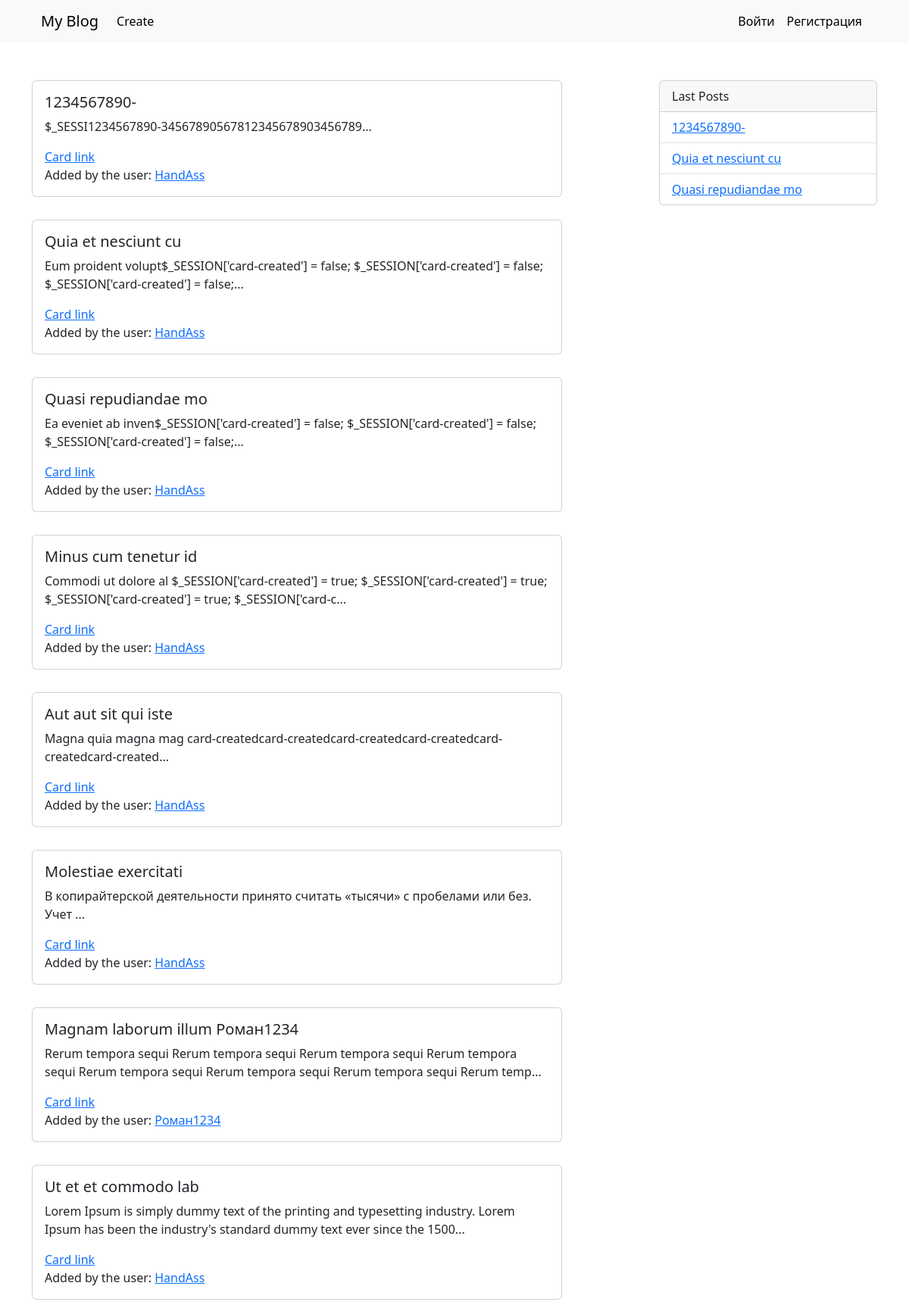
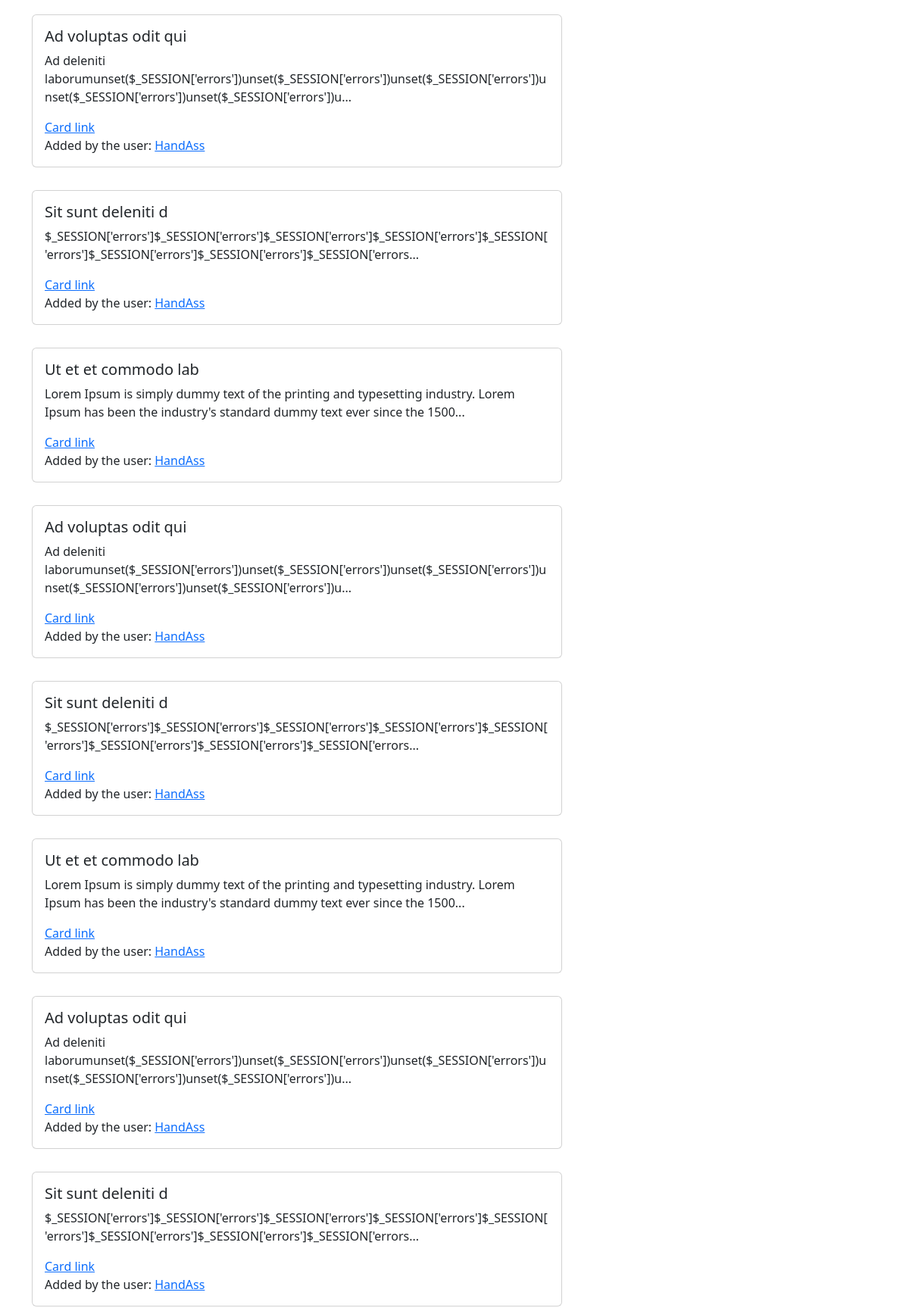
The page / (upper part) on the database its author committed (2 pictures, top to bottom).
### tables this page shows
CREATE TABLE `cards` (
  `id` int(11) NOT NULL,
  `title` varchar(51) DEFAULT NULL,
  `description` varchar(1500) DEFAULT NULL,
  `user` varchar(100) NOT NULL
);

### core/config/db.php (called while the page is built)
<?php
$db_config = [
	'host' => 'localhost',
	'user' => 'root',
	'pass' => '',
	'dbname' => 'blog'
];

### public/index.php (called while the page is built, shortened)
<?php
require_once CONFIG . "/db.php";
$db = new \core\classes\Db($db_config);
$router = new core\classes\Router();
$router->router();

### core/classes/Db.php (called while the page is built, shortened)
<?php
class Db
{
	private $connection;
	private $stmt;
	public function __construct($db_config)
	{
		try {
			$this->connection = new PDO(
				"mysql:host={$db_config['host']};dbname={$db_config['dbname']}",
				$db_config['user'],
				$db_config['pass'],
				[
					PDO::ATTR_DEFAULT_FETCH_MODE => PDO::FETCH_ASSOC
				]
			);
		} catch (\PDOException $e) {
			echo $e->getMessage();
		}
	}
	public function query($sql, $params = null): static
	{
		$this->stmt = $this->connection->prepare($sql);
		$this->stmt->execute($params);
		return $this;
	}
	public function findAll() {
		return $this->stmt->fetchAll();
	}
}

### app/controllers/cards/index.php (called while the page is built)
<?php
global $db;
$cards = $db->query("SELECT * FROM `cards`")->findAll();
$sideBar = $db->query("SELECT * FROM `cards` ORDER BY id DESC LIMIT 3")->findAll();
require_once VIEWS . "/cards/index.tpl.php";

### app/views/incs/card.php (the view)
<?php for ($i = count($cards) - 1; $i >= 0; $i--): ?>
<div class="card" style="width: 700px; margin-bottom: 30px;">
	<div class="card-body">
		<h5 class="card-title"><?= $cards[$i]['title'] ?></h5>
		<p class="card-text"><?= mb_strcut($cards[$i]['description'], 0, 150) . "..." ?></p>
		<a href="/card/?id=<?=$cards[$i]['id']?>" class="card-link">Card link</a>
		<p class="card-text">Added by the user: <a href="/one-user?user=<?=$cards[$i]['user']?>" class="card-link"><?=$cards[$i]['user']?></a></p>
	</div>
</div>
<?php endfor; ?>

### core/classes/Router.php (shortened to what this page needs)
<?php
class Router
{
	private array $routes = [];
	private string $uri;
	private string $method;
	public function __construct()
	{
		$this->uri = trim(parse_url($_SERVER['REQUEST_URI'])['path'], '/');
		$this->method =$_POST['_method'] ?? $_SERVER['REQUEST_METHOD'];
	}
	public function router(): void
	{
		foreach ($this->routes as $route) {
			if (strtoupper($route['method']) === $this->method && $route['uri'] == $this->uri) {
				require_once CONTROLLERS ."/{$route['controller']}";
				break;
			}
		}
	}
	public function only($middleware): static
	{
		$this->routes[array_key_last($this->routes)]['middleware'] = $middleware;
		return $this;
	}
	public function add($uri, $controller, $method): static
	{
		$this->routes[] = [
			'uri' => $uri,
			'controller' => $controller,
			'method' => $method,
			'middleware' => null,
		];
		return $this;
	}
}

### app/views/incs/sideBar.php (shortened to what this page needs)
<div class="card" style="width: 18rem;">
	<div class="card-header">
		Last Posts
	</div>
	<ul class="list-group list-group-flush">
        <?php for($i = 0; $i < count($sideBar); $i++): ?>
          <li class="list-group-item"><a href="/card/?id=<?=$sideBar[$i]['id']?>"> <?= $sideBar[$i]['title'] ?> </a></li>
        <?php endfor; ?>
	</ul>
</div>

### public/css/style.css (style rules this page uses)
body { min-width: 320px; }
html, body { height: 100%; }

### rows shown on the page
cards: title "1234567890-", description "$_SESSI1234567890-34567890567812345678903456789", user "HandAss"
cards: title "Quia et nesciunt cu", description "Eum proident volupt$_SESSION['card-created'] = false; $_SESSION['card-created'] = false; $_SESSION['card-created'] = false;", user "HandAss"
cards: title "Quasi repudiandae mo", description "Ea eveniet ab inven$_SESSION['card-created'] = false; $_SESSION['card-created'] = false; $_SESSION['card-created'] = false;", user "HandAss"
cards: title "Minus cum tenetur id", description "Commodi ut dolore al $_SESSION['card-created'] = true; $_SESSION['card-created'] = true; $_SESSION['card-created'] = true; $_SESSION['card-c", user "HandAss"
cards: title "Aut aut sit qui iste", description "Magna quia magna mag card-createdcard-createdcard-createdcard-createdcard-createdcard-created", user "HandAss"
cards: title "Molestiae exercitati", description "В копирайтерской деятельности принято считать «тысячи» с пробелами или без. Учет", user "HandAss"
cards: title "Magnam laborum illum Роман1234", description "Rerum tempora sequi Rerum tempora sequi Rerum tempora sequi Rerum tempora sequi Rerum tempora sequi Rerum tempora sequi Rerum tempora sequi Rerum temp", user "Роман1234"
cards: title "Ut et et commodo lab", description "Lorem Ipsum is simply dummy text of the printing and typesetting industry. Lorem Ipsum has been the industry's standard dummy text ever since the 1500", user "HandAss"
cards: title "Ad voluptas odit qui", description "Ad deleniti laborumunset($_SESSION['errors'])unset($_SESSION['errors'])unset($_SESSION['errors'])unset($_SESSION['errors'])unset($_SESSION['errors'])u", user "HandAss"
cards: title "Sit sunt deleniti d", description "$_SESSION['errors']$_SESSION['errors']$_SESSION['errors']$_SESSION['errors']$_SESSION['errors']$_SESSION['errors']$_SESSION['errors']$_SESSION['errors", user "HandAss"
cards: title "Ut et et commodo lab", description "Lorem Ipsum is simply dummy text of the printing and typesetting industry. Lorem Ipsum has been the industry's standard dummy text ever since the 1500", user "HandAss"
cards: title "Ad voluptas odit qui", description "Ad deleniti laborumunset($_SESSION['errors'])unset($_SESSION['errors'])unset($_SESSION['errors'])unset($_SESSION['errors'])unset($_SESSION['errors'])u", user "HandAss"
cards: title "Sit sunt deleniti d", description "$_SESSION['errors']$_SESSION['errors']$_SESSION['errors']$_SESSION['errors']$_SESSION['errors']$_SESSION['errors']$_SESSION['errors']$_SESSION['errors", user "HandAss"
cards: title "Ut et et commodo lab", description "Lorem Ipsum is simply dummy text of the printing and typesetting industry. Lorem Ipsum has been the industry's standard dummy text ever since the 1500", user "HandAss"
cards: title "Ad voluptas odit qui", description "Ad deleniti laborumunset($_SESSION['errors'])unset($_SESSION['errors'])unset($_SESSION['errors'])unset($_SESSION['errors'])unset($_SESSION['errors'])u", user "HandAss"
cards: title "Sit sunt deleniti d", description "$_SESSION['errors']$_SESSION['errors']$_SESSION['errors']$_SESSION['errors']$_SESSION['errors']$_SESSION['errors']$_SESSION['errors']$_SESSION['errors", user "HandAss"
